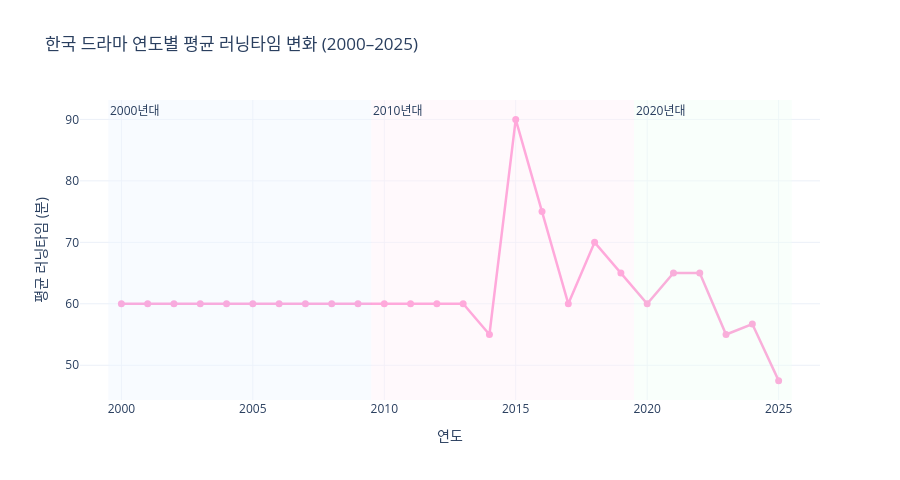

The notebook cell this image was saved under:
### Markdown cell above
## 9. 시각화 — 연도별 평균 러닝타임 꺾은선

### Code cell
def plot_runtime_trend(yearly: pd.DataFrame) -> None:
    fig = go.Figure()

    fig.add_trace(go.Scatter(
        x=yearly['year'],
        y=yearly['avg_runtime'],
        mode='lines+markers',
        name='평균 러닝타임(분)',
        line=dict(color='#FF7AC8', width=2.5),
        marker=dict(size=7),
    ))

    fig.add_vrect(x0=1999.5, x1=2009.5, fillcolor='#EEF6FF', opacity=0.4, line_width=0, annotation_text='2000년대', annotation_position='top left')
    fig.add_vrect(x0=2009.5, x1=2019.5, fillcolor='#FFF0F8', opacity=0.4, line_width=0, annotation_text='2010년대', annotation_position='top left')
    fig.add_vrect(x0=2019.5, x1=2025.5, fillcolor='#F0FFF4', opacity=0.4, line_width=0, annotation_text='2020년대', annotation_position='top left')

    fig.update_layout(
        title='한국 드라마 연도별 평균 러닝타임 변화 (2000–2025)',
        xaxis_title='연도',
        yaxis_title='평균 러닝타임 (분)',
        template='plotly_white',
        height=480
    )
    fig.show()

plot_runtime_trend(yearly)

### Figure 1 — Plotly figure (JSON) as saved in the notebook; plotly's stock layout.template omitted (floating-point values rounded to 4 significant figures)
{"data": [{"line": {"color": "#FF7AC8", "width": 2.5}, "marker": {"size": 7}, "mode": "lines+markers", "name": "평균 러닝타임(분)", "type": "scatter", "x": [2000, 2001, 2002, 2003, 2004, 2005, 2006, 2007, 2008, 2009, 2010, 2011, 2012, 2013, 2014, 2015, 2016, 2017, 2018, 2019, 2020, 2021, 2022, 2023, 2024, 2025], "y": [60.0, 60.0, 60.0, 60.0, 60.0, 60.0, 60.0, 60.0, 60.0, 60.0, 60.0, 60.0, 60.0, 60.0, 55.0, 90.0, 75.0, 60.0, 70.0, 65.0, 60.0, 65.0, 65.0, 55.0, 56.7, 47.5]}], "layout": {"annotations": [{"showarrow": false, "text": "2000년대", "x": 2000.0, "xanchor": "left", "xref": "x", "y": 1, "yanchor": "top", "yref": "y domain"}, {"showarrow": false, "text": "2010년대", "x": 2010.0, "xanchor": "left", "xref": "x", "y": 1, "yanchor": "top", "yref": "y domain"}, {"showarrow": false, "text": "2020년대", "x": 2020.0, "xanchor": "left", "xref": "x", "y": 1, "yanchor": "top", "yref": "y domain"}], "height": 480, "shapes": [{"fillcolor": "#EEF6FF", "line": {"width": 0}, "opacity": 0.4, "type": "rect", "x0": 2000.0, "x1": 2010.0, "xref": "x", "y0": 0, "y1": 1, "yref": "y domain"}, {"fillcolor": "#FFF0F8", "line": {"width": 0}, "opacity": 0.4, "type": "rect", "x0": 2010.0, "x1": 2020.0, "xref": "x", "y0": 0, "y1": 1, "yref": "y domain"}, {"fillcolor": "#F0FFF4", "line": {"width": 0}, "opacity": 0.4, "type": "rect", "x0": 2020.0, "x1": 2026.0, "xref": "x", "y0": 0, "y1": 1, "yref": "y domain"}], "title": {"text": "한국 드라마 연도별 평균 러닝타임 변화 (2000–2025)"}, "xaxis": {"title": {"text": "연도"}}, "yaxis": {"title": {"text": "평균 러닝타임 (분)"}}}}
